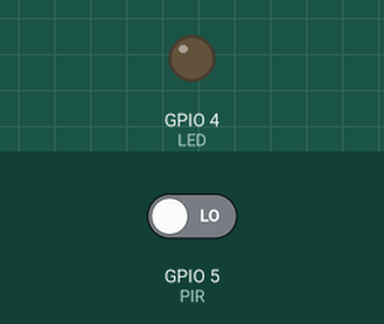
Recording of a sketch running on a simulated ESP8266 (NodeMCU). On the bench: output pins drawn as LEDs (lit = HIGH). Inputs (shaded band) come from the test bench; at power-on: GPIO 5 (PIR) LOW. WiFi joins after 1.5 s; servers stay silent unless stated; no MQTT or app messages arrive unless stated; what the sketch prints to the serial monitor is not drawn.

Above: at 2.8 s.
2.9 s: GPIO 5 (PIR) driven HIGH
At 4.1 s:
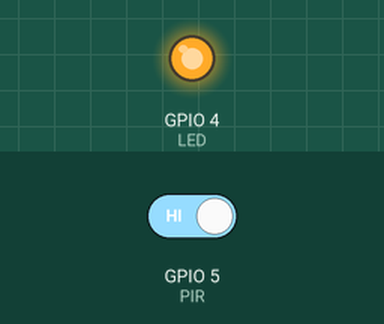
9.1 s: GPIO 5 (PIR) driven LOW
At 10.0 s:
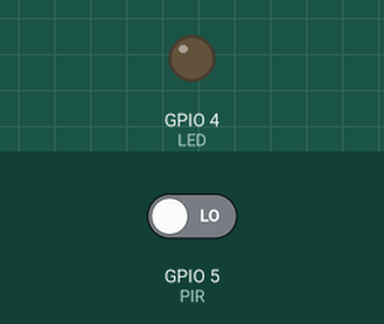
Timing chart, 0 to 11.6 s (numbered marks = the images above; inputs shaded):
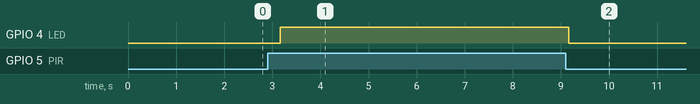

The sketch:

app.ino
```cpp
#include <ESP8266WiFi.h>
#include <PubSubClient.h>

#define PIR 5 // GPIO05, Digital Pin D1
#define LED 4 // GPIO04, Digital Pin D2

const char* ssid = "ergil";        // SSID
const char* password = "senha123"; // password

const char* mqtt_server = "iot.eclipse.org";
const int mqtt_port = 1883;


const char* mqtt_client_id = "ESP8266-Thorontir";

WiFiClient node_client;
PubSubClient client(node_client);

const char* movementTopic = "thorontir/movement";
const char* allowLedTopic = "thorontir/allow-led";

int hasSomeone = LOW;
int allowLed = LOW;

void setup() {
  pinMode(PIR, INPUT);
  pinMode(LED, OUTPUT);
  Serial.begin(115200);

  delay(100);

  Serial.println();
  Serial.println();

  connectWiFi();

  client.setServer(mqtt_server, mqtt_port);
  client.setCallback(callback);

  client.subscribe(allowLedTopic, true);
}

void loop() {
  client.loop();

  if (!client.connected()) {
    reconnect();
  }

  int trigger = digitalRead(PIR);

  if (trigger) {
    digitalWrite(LED, HIGH);
    if(hasSomeone == LOW) {
      handleMovement(hasSomeone);
      hasSomeone = HIGH;
    }
  } else {
    digitalWrite(LED, LOW);
    if(hasSomeone == HIGH) {
      handleMovement(hasSomeone);
      hasSomeone = LOW;
    }
  }

  delay(500);
}

void connectWiFi() {
  delay(10);

  // We start by connecting to a WiFi network
  Serial.println();
  Serial.print("Connecting to ");
  Serial.println(ssid);

  WiFi.begin(ssid, password);

  while (WiFi.status() != WL_CONNECTED) {
    delay(500);
    Serial.print(".");
  }

  randomSeed(micros());

  Serial.println("");
  Serial.println("WiFi connected");
  Serial.print("IP address: ");
  Serial.println(WiFi.localIP());
}

void reconnect() {
  while (!client.connected()) {
    client.connect(mqtt_client_id);
  }
}

void handleMovement(int isMoving) {
  if (!isMoving) {
    client.publish(movementTopic, "Movement detected", true);
    Serial.println("Start Moving");
  } else {
    client.publish(movementTopic, "No movement detected", true);
    Serial.println("Stop Moving");
  }
}

void callback(char* topic, byte* payload, unsigned int length) {

  Serial.print("Message arrived in topic: ");
  Serial.println(topic);

  Serial.print("Message: ");

  for (int i = 0; i < length; i++) {
    Serial.print((char)payload[i]);
  }

  Serial.println();
  Serial.println("-----------------------");

}
```

Measured:
- after the input at 2.9 s, GPIO 4 (LED): LOW → HIGH after 0.26 s
- after the input at 9.1 s, GPIO 4 (LED): HIGH → LOW after 0.07 s
